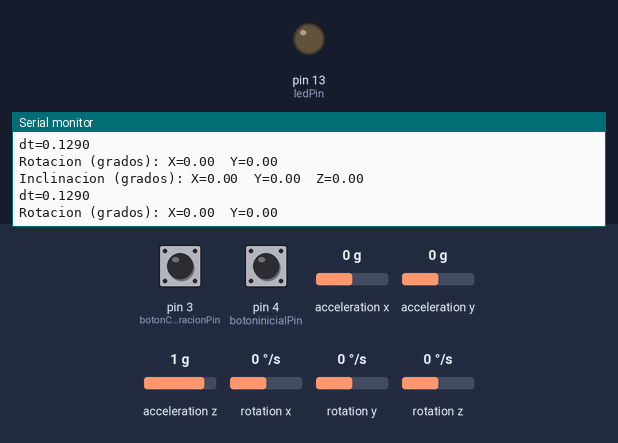
Bench run of a sketch on a simulated Arduino Uno, built with avr-gcc and run on an emulated ATmega328P. Shown: output pins drawn as LEDs (lit = HIGH), the last lines printed to the serial monitor. The inputs (shaded band) are chosen by the test bench; at power-on: acceleration z 1 g, pin 3 (botonCalibracionPin) HIGH, pin 4 (botoninicialPin) HIGH, acceleration x 0 g, acceleration y 0 g, rotation x 0 °/s, rotation y 0 °/s, rotation z 0 °/s.

Above: at 1.2 s.
1.3 s: acceleration z set to 0 g
At 1.55 s:
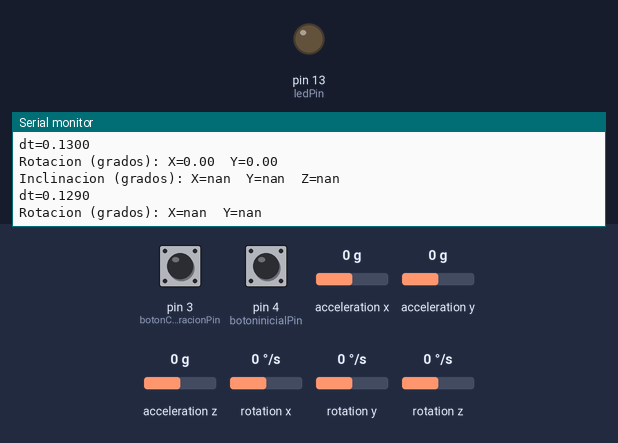
2.9 s: pin 3 (botonCalibracionPin) pulled LOW for 0.15 s
At 3.23 s:
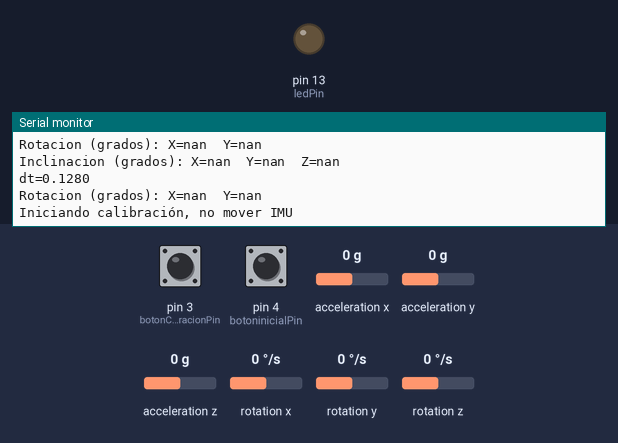
4.8 s: pin 4 (botoninicialPin) pulled LOW for 0.15 s
At 4.92 s:
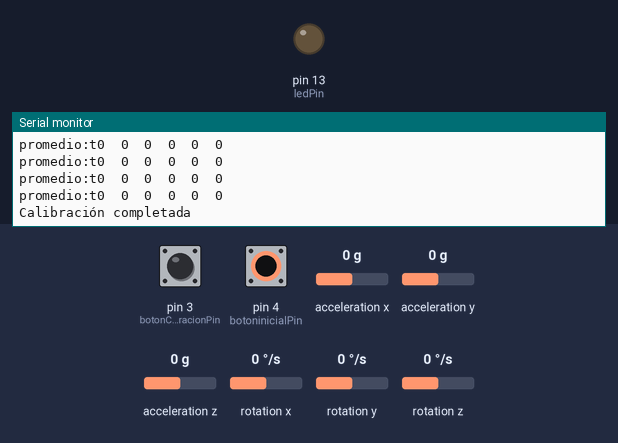
Timing chart, 0 to 7.8 s (numbered marks = the images above; inputs shaded):
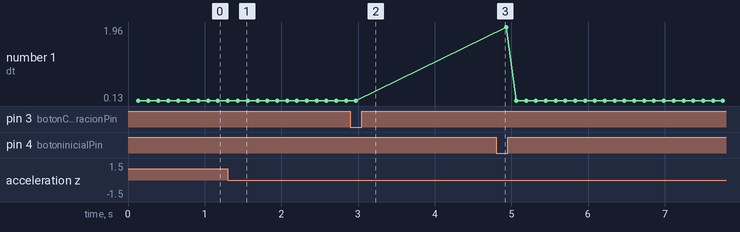

The sketch:

proyecto_brazo.ino
```cpp
#include "I2Cdev.h"
#include "MPU6050.h"
#include "Wire.h"

MPU6050 sensor;

int ax, ay, az;
int gx, gy, gz;

float ang_x, ang_y;
float ang_x_prev, ang_y_prev;

float accel_ang_x_inicial, accel_ang_y_inicial, accel_ang_z_inicial;
float accel_ang_x_final, accel_ang_y_final, accel_ang_z_final;

const int ledPin = 13; // Pin del LED en la placa de Arduino

long tiempo_prev;
float dt;

const int botonCalibracionPin = 3;
const int botoninicialPin = 4;
bool calibracionActiva = false;

long f_ax, f_ay, f_az;
int p_ax, p_ay, p_az;
long f_gx, f_gy, f_gz;
int p_gx, p_gy, p_gz;
int counter = 0;

int ax_o, ay_o, az_o;
int gx_o, gy_o, gz_o;


const int numSamples = 32;
int16_t ax_samples[numSamples], ay_samples[numSamples], az_samples[numSamples];
int16_t gx_samples[numSamples], gy_samples[numSamples], gz_samples[numSamples];


int guardarFinal = 0;
int guardarinicial = 0;


void setup() {
  Serial.begin(115200);
  Wire.begin();
  sensor.initialize();

  pinMode(botonCalibracionPin, INPUT_PULLUP);
  pinMode(botoninicialPin, INPUT_PULLUP);
  pinMode(ledPin, OUTPUT); // Configurar el pin del LED como salida

  if (sensor.testConnection())
    Serial.println("Sensor iniciado correctamente");
  else
    Serial.println("Error al iniciar el sensor");

  ax_o = sensor.getXAccelOffset();
  ay_o = sensor.getYAccelOffset();
  az_o = sensor.getZAccelOffset();
  gx_o = sensor.getXGyroOffset();
  gy_o = sensor.getYGyroOffset();
  gz_o = sensor.getZGyroOffset();

  Serial.println("Offsets:");
  Serial.print(ax_o);
  Serial.print("\t");
  Serial.print(ay_o);
  Serial.print("\t");
  Serial.print(az_o);
  Serial.print("\t");
  Serial.print(gx_o);
  Serial.print("\t");
  Serial.print(gy_o);
  Serial.print("\t");
  Serial.print(gz_o);
  Serial.print("\t");
  Serial.println("Presione el botón de calibración para empezar");
}

void loop() {
  if (digitalRead(botonCalibracionPin) == LOW && !calibracionActiva) {
    calibracionActiva = true;
    Serial.println("Iniciando calibración, no mover IMU");
  }

  if (calibracionActiva) {
    calibrar();
  } else {
    // Obtener datos del sensor
    for (int i = 0; i < numSamples; ++i) {
      sensor.getAcceleration(&ax_samples[i], &ay_samples[i], &az_samples[i]);
      sensor.getRotation(&gx_samples[i], &gy_samples[i], &gz_samples[i]);
    }

    // Ordenar arrays
    // sortArray(ax_samples, numSamples);
    // sortArray(ay_samples, numSamples);
    // sortArray(az_samples, numSamples);
    // sortArray(gx_samples, numSamples);
    // sortArray(gy_samples, numSamples);
    // sortArray(gz_samples, numSamples);

    // Calcular media entre el dato 20 y el dato 80
    auto ax_avg = calculateAverage(ax_samples);
    auto ay_avg = calculateAverage(ay_samples);
    auto az_avg = calculateAverage(az_samples);
    auto gx_avg = calculateAverage(gx_samples);
    auto gy_avg = calculateAverage(gy_samples);
    auto gz_avg = calculateAverage(gz_samples);

    // Escalado de lecturas
    //float ax_m_s2 = ax_avg * (9.81 / 16384.0);
    //float ay_m_s2 = ay_avg * (9.81 / 16384.0);
    //float az_m_s2 = az_avg * (9.81 / 16384.0);
    //float gx_deg_s = gx_avg * (250.0 / 32768.0);
    //float gy_deg_s = gy_avg * (250.0 / 32768.0);
    //float gz_deg_s = gz_avg * (250.0 / 32768.0);

    // Mostrar las lecturas escaladas
    //Serial.print("Aceleracion (m/s^2): [");
    //Serial.print(ax_m_s2, 2);
    //Serial.print(", ");
    //Serial.print(ay_m_s2, 2);
    //Serial.print(", ");
    //Serial.print(az_m_s2, 2);
    //Serial.print("]\tGiroscopio (deg/s): [");
    //Serial.print(gx_deg_s, 2);
    //Serial.print(", ");
    //Serial.print(gy_deg_s, 2);
    //Serial.print(", ");
    //Serial.print(gz_deg_s, 2);
    //Serial.println("]");

    // Calcular ángulo de inclinación con el acelerómetro
    float accel_ang_x = atan(ay_avg / sqrt(pow(ax_avg, 2) + pow(az_avg, 2))) * (180.0 / PI);
    float accel_ang_y = atan(-ax_avg / sqrt(pow(ay_avg, 2) + pow(az_avg, 2))) * (180.0 / PI);
    float accel_ang_z = atan(sqrt(pow(ax_avg, 2) + pow(ay_avg, 2)) / az_avg) * (180.0 / PI);

    // Mostrar los ángulos de inclinación
    Serial.print("Inclinacion (grados): X=");
    Serial.print(accel_ang_x, 2);
    Serial.print("\tY=");
    Serial.print(accel_ang_y, 2);
    Serial.print("\tZ=");
    Serial.println(accel_ang_z, 2);


    dt = (millis()-tiempo_prev)/1000.0;
    //if (dt > 0.1) {
      //dt -= 0.1;
    //}
    Serial.print("dt=");
    Serial.println(dt, 4);
    tiempo_prev = millis();
    // Calcular ángulo de rotación con el giroscopio y filtro complemento

    ang_x = 0.98 * (ang_x_prev + (gx_avg / 131) * dt) + 0.02 * accel_ang_x;
    ang_y = 0.98 * (ang_y_prev + (gy_avg / 131) * dt) + 0.02 * accel_ang_y;

    ang_x_prev = ang_x;
    ang_y_prev = ang_y;

    // Mostrar los ángulos de rotación
    Serial.print("Rotacion (grados): X=");
    Serial.print(ang_x, 2);
    Serial.print("\tY=");
    Serial.println(ang_y, 2);


    // Verificar y guardar ángulo inicial
    verificarBoton(botoninicialPin, guardarinicial);
    guardarAngulo(guardarinicial, "Guardando ángulo inicial...", accel_ang_x);
    if (guardarinicial) {
      accel_ang_x_inicial = accel_ang_x;
      accel_ang_y_inicial = accel_ang_y;
      accel_ang_z_inicial = accel_ang_z;
    }
    controlarLED(accel_ang_x_inicial, 10); // 10 grados de margen
  }
}

// Función para ordenar un array de números en orden ascendente
void sortArray(int16_t arr[], int size) {
  // Bucle externo para recorrer el array
  for (int i = 0; i < size - 1; ++i) {
    // Bucle interno para comparar y ordenar los elementos
    for (int j = 0; j < size - i - 1; ++j) {
      // Verificar si el elemento actual es mayor que el siguiente
      if (arr[j] > arr[j + 1]) {
        // Swap: intercambiar los elementos si están en orden incorrecto
        int16_t temp = arr[j];
        arr[j] = arr[j + 1];
        arr[j + 1] = temp;
      }
    }
  }
}

void calibrar() {
  sensor.getMotion6(&ax, &ay, &az, &gx, &gy, &gz);

  f_ax = f_ax - (f_ax >> 5) + ax;
  p_ax = f_ax >> 5;

  f_ay = f_ay - (f_ay >> 5) + ay;
  p_ay = f_ay >> 5;

  f_az = f_az - (f_az >> 5) + az;
  p_az = f_az >> 5;

  f_gx = f_gx - (f_gx >> 3) + gx;
  p_gx = f_gx >> 3;

  f_gy = f_gy - (f_gy >> 3) + gy;
  p_gy = f_gy >> 3;

  f_gz = f_gz - (f_gz >> 3) + gz;
  p_gz = f_gz >> 3;

  if (counter == 100) {
    Serial.print("promedio:");
    Serial.print("t");
    Serial.print(p_ax);
    Serial.print("\t");
    Serial.print(p_ay);
    Serial.print("\t");
    Serial.print(p_az);
    Serial.print("\t");
    Serial.print(p_gx);
    Serial.print("\t");
    Serial.print(p_gy);
    Serial.print("\t");
    Serial.println(p_gz);

    if (p_ax > 0)
      ax_o--;
    else {
      ax_o++;
    }
    if (p_ay > 0)
      ay_o--;
    else {
      ay_o++;
    }
    if (p_az - 16384 > 0)
      az_o--;
    else {
      az_o++;
    }

    sensor.setXAccelOffset(ax_o);
    sensor.setYAccelOffset(ay_o);
    sensor.setZAccelOffset(az_o);

    if (p_gx > 0)
      gx_o--;
    else {
      gx_o++;
    }
    if (p_gy > 0)
      gy_o--;
    else {
      gy_o++;
    }
    if (p_gz > 0)
      gz_o--;
    else {
      gz_o++;
    }

    sensor.setXGyroOffset(gx_o);
    sensor.setYGyroOffset(gy_o);
    sensor.setZGyroOffset(gz_o);

    counter = 0;
  }
  counter++;

  // Detener la calibración al presionar el botón
  if (digitalRead(botoninicialPin) == LOW) {
    calibracionActiva = false;
    Serial.println("Calibración completada");
  }
}

int16_t calculateAverage(int16_t *buf) {
  int32_t sum = 0;
  for (auto size = numSamples; size; size--) {
    sum += *buf++;
  }
  return (int16_t)(sum >> 5);
}

void verificarBoton(int pin, int &flag) {
  if (digitalRead(pin) == LOW && flag == 0) {
    flag = 1;
  }
}

void guardarAngulo(int &flag, const char *mensaje, float angulo) {
  if (flag) {
    Serial.print(mensaje);
    Serial.print(": ");
    Serial.println(angulo, 2);
    flag = 0;
  }
}

void controlarLED(float angulo, int margen) {
  // Verificar si el ángulo se desvía más de +-margen grados de 0
  if (angulo > margen || angulo < -margen) {
    // Encender el LED más rápido cuanto más se desvíe, pero limitar la velocidad máxima
    int velocidadParpadeo = map(abs(angulo), margen, 70, 1000, 50); // Ajustar el rango de velocidad
    velocidadParpadeo = constrain(velocidadParpadeo, 50, 1000); // Limitar la velocidad máxima
    parpadearLED(velocidadParpadeo);
  } else {
    // Apagar el LED si está dentro del margen
    digitalWrite(ledPin, LOW);
  }
}

void parpadearLED(int velocidad) {
  static unsigned long tiempoPrevioParpadeo = 0;
  static bool estadoLED = LOW;

  // Verificar si ha pasado suficiente tiempo para cambiar el estado del LED
  if (millis() - tiempoPrevioParpadeo >= velocidad) {
    // Cambiar el estado del LED
    estadoLED = !estadoLED;
    digitalWrite(ledPin, estadoLED);

    // Actualizar el tiempo previo para el siguiente cambio de estado
    tiempoPrevioParpadeo = millis();
  }
}
```

Measured:
- after the input at 1.3 s, the serial monitor: prints a new line after 0.13 s (image 1)
- after the input at 2.9 s, the serial monitor: prints a new line after 0.08 s (image 2)
- after the input at 4.8 s, the serial monitor: prints a new line at once (image 3)
- plotted number 1: 0.13 → 0.13 after the input at 1.3 s
